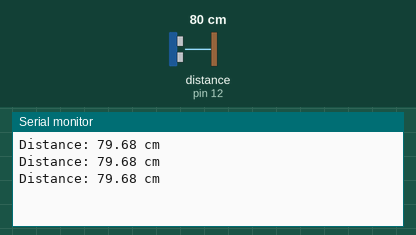
Recording of a sketch running on a simulated Arduino Uno, built with avr-gcc and run on an emulated ATmega328P. Parts: the last lines printed to the serial monitor. Wiring (inferred from the names in the program): ultrasonic range finder: trigger pin 13; echo pin 12. The inputs (shaded band) are chosen by the test bench; at power-on: distance to the obstacle (sensor on pin 12) 80 cm. The echo pulse lasts 58.3 µs per cm.

Above: at 1.3 s.
1.4 s: distance to the obstacle (sensor on pin 12) set to 2 cm
At 1.9 s:
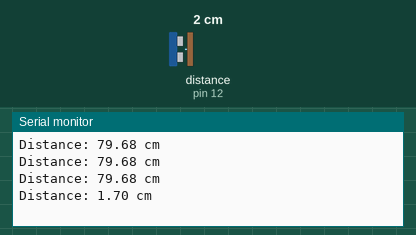
2.9 s: distance to the obstacle (sensor on pin 12) set to 4 cm
At 3.4 s:
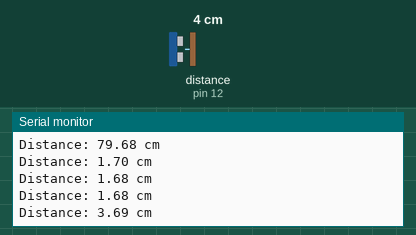
Timing chart, 0 to 5.9 s (numbered marks = the images above; inputs shaded):
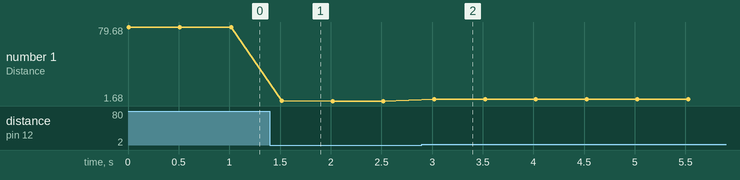

Measured:
- after the input at 1.4 s, the serial monitor: prints a new line after 0.12 s (image 1)
- after the input at 2.9 s, the serial monitor: prints a new line after 0.12 s (image 2)
- plotted number 1: 79.68 → 1.68 after the input at 1.4 s, 1.68 → 3.69 after the input at 2.9 s

The sketch:

MeasureDistance_Without_Using_NewPing_Library.ino
```cpp
//----------------------------Saeed_Ahamed_Mridha-----------------------------

// Define pins for HC-SR04
const int trigPin = 13;
const int echoPin = 12;

void setup() {
  Serial.begin(115200);
  pinMode(trigPin, OUTPUT);
  pinMode(echoPin, INPUT);
}

void loop() {
  // Send a 10us HIGH pulse to trigger the sensor
  digitalWrite(trigPin, LOW);
  delayMicroseconds(2);
  digitalWrite(trigPin, HIGH);
  delayMicroseconds(10);
  digitalWrite(trigPin, LOW);

  // Measure the time for echo to return
  long duration = pulseIn(echoPin, HIGH);

  // Calculate distance (Speed of sound = 34300 cm/s)
  float distance = duration * 0.0343 / 2;

  // Print distance to Serial Monitor
  Serial.print("Distance: ");
  Serial.print(distance);
  Serial.println(" cm");

  delay(500);
}
```
